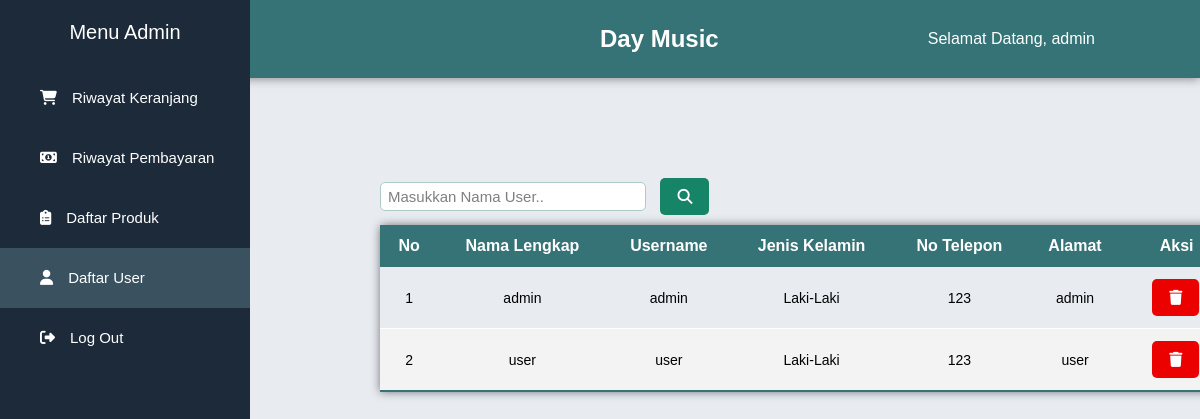
Screenshot of /php/adminUser.php with the database file from the repository.
### tables this page shows
CREATE TABLE `users` (
  `id_user` int(11) NOT NULL,
  `nama_lengkap` varchar(50) NOT NULL,
  `username` varchar(50) NOT NULL,
  `password` varchar(255) NOT NULL,
  `jenis_kelamin` enum('Laki-Laki','Perempuan') NOT NULL,
  `no_telepon` varchar(50) NOT NULL,
  `alamat` varchar(75) NOT NULL
);

### php/adminUser.php (the view, shortened to what this page needs)
<?php
require 'functions.php';
$result = mysqli_query($conn, "SELECT * FROM users");
?>
<!DOCTYPE html>
<html lang="en">
<head>
    <link rel="stylesheet" type="text/css" href="../css/style_adminUser.css">
</head>
<body>
    <div class="sidebar">
        <header>Menu Admin</header>
        <ul>
            <li><a href="adminOrder.php"><i class="fa fa-shopping-cart" aria-hidden="true"></i>Riwayat Keranjang</a></li>
            <li><a href="adminPembayaran.php"><i class="fa fa-money" aria-hidden="true"></i>Riwayat Pembayaran</a></li>
            <li><a href="adminProduk.php"><i class="fa fa-clipboard-list" aria-hidden="true"></i>Daftar Produk</a></li>
            <li class="on"><a href="adminUser.php"><i class="fa fa-user" aria-hidden="true"></i>Daftar User</a></li>
            <li><a href="../index.html"><i class="fa fa-sign-out" aria-hidden="true"></i>Log Out</a></li>
        </ul>
    </div>
    <div class="container-header">
        <h2>Day Music</h2>
        <ul>
            <li>
                <a href="">Selamat Datang, <?php error_reporting(E_ALL);
                                            echo $_SESSION["admin"]; ?> </a>
            </li>
        </ul>
    </div>
    <div class="container-search">
        <form method="post" action="">
            <input type="text" name="keyword" placeholder="Masukkan Nama User.." autocomplete="off">
            <button type="submit" name="cari"><i class="fas fa-search"></i></button>
        </form>
    </div>
    <table class="content-table">
        <thead>
            <tr>
                <th>No</th>
                <th>Nama Lengkap</th>
                <th>Username</th>
                <th>Jenis Kelamin</th>
                <th>No Telepon</th>
                <th>Alamat</th>
                <th>Aksi</th>
            </tr>
        </thead>
        <tbody>
            <?php $i = 1; ?>
            <?php foreach ($result as $row) : ?>
                <tr>
                    <td><?php echo $i; ?></td>
                    <td><?php echo $row["nama_lengkap"]; ?></td>
                    <td><?php echo $row["username"]; ?></td>
                    <td><?php echo $row["jenis_kelamin"]; ?></td>
                    <td><?php echo $row["no_telepon"]; ?></td>
                    <td><?php echo $row["alamat"]; ?></td>
                    <td class="aksi"><a href="adminHapusUser.php?id_user=<?php echo $row["id_user"]; ?>"><button class="hapus"><i class="fas fa-trash"></i></button></a></td>
                </tr>
                <?php $i++; ?>
            <?php endforeach; ?>
        </tbody>
    </table>
</body>
</html>

### css/style_adminUser.css (style rules this page uses)
* { padding: 0; margin: 0; font-family: sans-serif; }
a { color: inherit; text-decoration: none; }
body { background-color: #e8ebf0; }
.container-header { display: flex; justify-content: space-between; top: 0; box-sizing: border-box; padding: 5px 80px; background-color: #357376; box-shadow: 0px 0px 10px rgba(0, 0, 0, 0.5); }
.container-header h2 { float: left; padding-top: 20px; margin-left: 50%; color: #ffffff; }
.container-header ul { float: right; }
.container-header ul li { display: inline-block; }
.container-header ul li a { padding: 25px; display: inline-block; color: #ffffff; }
.sidebar { position: fixed; width: 250px; height: 100%; background: #1c2a3a; transition: all 0.5s ease; }
.sidebar header { font-size: 20px; color: #ffffff; text-align: center; line-height: 65px; background: #1c2a3a; user-select: none; padding-bottom: 3px; }
.sidebar ul li a { height: 100%; width: 100%; line-height: 60px; font-size: 15px; color: #ffffff; padding-left: 40px; transition: 0.4s; }
.sidebar ul a i { margin-right: 15px; }
.on { background-color: #3a5260; }
.container-search { display: flex; margin-top: 100px; margin-left: 380px; }
.container-search input { outline: none; border: 1px solid #b0cac7; font-size: 15px; padding: 5px 7px; border-radius: 5px; width: 250px; }
.container-search input::placeholder { color: rgba(0, 0, 0, 0.5); }
.container-search button { outline: none; border: none; background: #158467; padding: 10px 17px; margin-left: 10px; font-size: 15px; font-weight: bold; border-radius: 5px; color: #ffffff; }
.content-table { border-collapse: collapse; font-size: 16px; border-radius: 5px 5px 0 0; box-shadow: 0px 0px 10px rgba(0, 0, 0, 0.5); transition: all 0.5s; width: 850px; margin-left: 380px; margin-top: 10px; }
.content-table thead tr { background-color: #357376; color: #ffffff; text-align: center; font-weight: bold; }
.content-table th, .content-table td { padding: 12px 14px; }
.content-table tbody tr .aksi { display: flex; }
.content-table tbody tr { border-bottom: 1px solid #ffffff; text-align: center; font-size: 14px; }
.content-table tbody tr:nth-of-type(even) { background-color: #f3f3f3; }
.content-table tbody tr:last-of-type { border-bottom: 2px solid #357376; }
.content-table tbody .update, .content-table tbody .hapus { border: 0; padding: 8px; font-size: 15px; border-radius: 5px; color: #ffffff; font-weight: bold; margin-left: 50px; padding: 10px 17px; }
.content-table tbody .hapus { background-color: #ec0101; margin-left: 15px; }

### rows the page displays
users: nama_lengkap "admin", username "admin", jenis_kelamin "Laki-Laki", no_telepon "123", alamat "admin"
users: nama_lengkap "user", username "user", jenis_kelamin "Laki-Laki", no_telepon "123", alamat "user"

### other values shown
$_SESSION["admin"] "admin"
